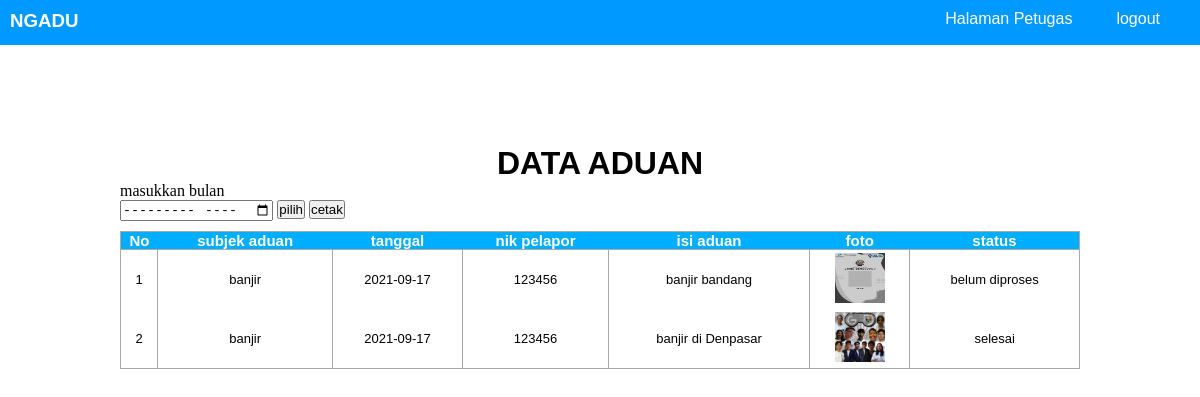
The page /public/Petugas/laporan (signed in) on the database its author committed.
### tables this page shows
CREATE TABLE `pengaduan` (
  `id_pengaduan` int(11) NOT NULL,
  `tgl_pengaduan` date NOT NULL,
  `nik` char(16) NOT NULL,
  `subjek` varchar(250) NOT NULL,
  `isi_laporan` text NOT NULL,
  `foto` varchar(255) NOT NULL,
  `status` enum('0','proses','selesai') NOT NULL
);

### App/Core/Controller.php (called while the page is built, shortened)
<?php
class Controller{
    public function view($view,$data = []){
        require_once '../App/View/'.$view.'.php';
    }
    public function model($model){
        return new $model;
    }
}
?>

### App/Controller/Petugas.php (called while the page is built, shortened)
<?php
class Petugas extends Controller{
    public function laporan(){
        $data['pengaduan'] = $this->model("Pengaduan_model")->ambilpengaduan();
        $this->view('Petugas/laporan',$data);
    }
}
?>

### App/Core/App.php (called while the page is built, shortened)
<?php
Class App{
    protected $method = 'index';
    protected $param = [];
    public function __construct(){
        $url = $this->parseurl();
        if(file_exists('../App/Controller/'.$url[0].'.php')){
            unset($url[0]);
        }
        $this->controller = new $this->controller;
        if(isset($url[1])){
            if(method_exists($this->controller,$url[1])){
                $this->method = $url[1];
            }
        }
        call_user_func_array([$this->controller,$this->method],$this->param);
    }
    public function parseurl(){
        if(isset($_GET['url'])){
            $url = rtrim($_GET['url'],'/');
            $url = filter_var($url,FILTER_SANITIZE_URL);
            $url = explode('/',$url);
            return $url;
        }
    }
}
?>

### Public/index.php (called while the page is built, shortened)
<?php
$App = new App;
?>

### App/Core/Database.php (called while the page is built, shortened)
<?php
class Database {
    private $host = DB_HOST;
    private $name = DB_NAME;
    private $user = DB_USER;
    private $pass = DB_PASS;
    private $db;
    private $stmt;
    public function __construct(){
        $dsn = "mysql:host=".$this->host.";dbname=".$this->name;
        $options = [
            PDO::ATTR_PERSISTENT => true,
            PDO::ATTR_ERRMODE => PDO::ERRMODE_EXCEPTION
        ];
        try{
            $this->db = new PDO($dsn, $this->user, $this->pass, $options);
        }
        catch(PDOException $e){
            die($e->getMessage());
        }
    }
    public function query($query){
        $this->db->beginTransaction();
        $this->stmt = $this->db->prepare($query);
        try{
            $this->db->commit();
        }
        catch(PDOException $e){
            $this->db->rollback();
            die($e->getMessage());
        }
    }
    public function execute(){
        $this->stmt->execute();
    }
    public function ResultSet(){
        $this->execute();
        return $this->stmt->fetchALL(PDO::FETCH_ASSOC);
    }
}
?>

### App/Model/Pengaduan_model.php (called while the page is built, shortened)
<?php
class Pengaduan_model{
    private $db;
    public function __construct(){
        $this->db = new Database;
    }
    public function ambilpengaduan(){
        $this->db->query("call `ambil_pengaduan`()");
        return $this->db->ResultSet();
    }
    }
?>

### App/View/Petugas/laporan.php (the view, shortened to what this page needs)
<!DOCTYPE html>
<html lang="en">
<head>
    <link rel="stylesheet" href="<?=BASEURL;?>/Asset/css/indexTanggapan.css">
</head>
<body>
<div class="header">
    <h3>NGADU</h3>
    <nav>
        <ul>
            <li><a href="<?=BASEURL.'/Petugas'?>">Halaman Petugas</a></li>
            <li><a href="<?=BASEURL.'/Petugas/logout/'?>">logout</a></li>
        </ul>
    </nav>
</div>
<div class="latar">
<center><h1>DATA ADUAN</h1></center>
<form class="pilih-bulan" method ="POST">
    <label for="bulan">masukkan bulan</label><br>
    <input type="month" name="bulan" value="<?=isset($_POST['bulan']) ? $_POST['bulan'] :''?>">
    <button type="submit" formaction="<?=BASEURL.'/Petugas/pilihan'?>">pilih</button>
    <button type="submit" formmethod="POST" formaction="<?=BASEURL.'/Petugas/cetak'?>">cetak</button>
</form>
<table class="paleBlueRows">
<thead>
        <tr>
            <th>No</th>
            <th>subjek aduan</th>
            <th>tanggal</th>
            <th>nik pelapor</th>
            <th>isi aduan</th>
            <th>foto</th>
            <th>status</th>
        </tr>
</thead>
<tbody>
<?php $x=0; foreach($data['pengaduan'] as $pd) :?>
        <tr>
            <td><?= ++$x?></td>
            <td><?= $pd['subjek']?></td>
            <td><?= $pd['tgl_pengaduan']?></td>
            <td><?= $pd['nik']?></td>
            <td><?= $pd['isi_laporan']?></td>
            <td><img style = "width:50px; height:50px" src="<?=BASEURL.'/Asset/image/'.$pd['foto']; ?>"></td>
            <?php if($pd['status'] == '0') {?>
            <td>belum diproses</td>
            <?php }else {?>
            <td><?= $pd['status']?></td>
            <?php }?>
        </tr>
        <?php endforeach;?>
</tbody>
</table>
</div>
</body>
</html>

### Public/Asset/css/indexTanggapan.css (style rules this page uses)
* { padding: 0; margin: 0; }
.header { background-color: rgb(0, 153, 255); padding-top: 10px; padding-left: 10px; padding-bottom: 5px; height: 30px; }
h3 { color: white; float: left; font-family: Verdana, Geneva, Tahoma, sans-serif; }
nav ul { float: right; }
nav li { display: inline; }
nav li a { color: white; margin-right: 40px; text-decoration: none; font-family: Verdana, Geneva, Tahoma, sans-serif; }
.latar { margin-top: 100px; height: 100vh; }
.latar h1 { font-family: Verdana, Geneva, Tahoma, sans-serif; }
table.paleBlueRows { font-family: Arial, Helvetica, sans-serif; margin: auto; width: 80%; text-align: center; border-collapse: collapse; }
table.paleBlueRows td { border-right: 1px solid #AAAAAA; border-left: 1px solid #AAAAAA; padding: 3px 2px; }
table.paleBlueRows { border-bottom: 1px solid #AAAAAA; border-right: 1px solid #AAAAAA; border-left: 1px solid #AAAAAA; border-top: 1px solid #AAAAAA; }
table.paleBlueRows tbody td { font-size: 13px; }
table.paleBlueRows thead { background: #00aeff; border-bottom: 1px solid #AAAAAA; }
table.paleBlueRows thead th { font-size: 15px; font-weight: bold; color: #FFFFFF; text-align: center; }
.pilih-bulan { margin-left: 10%; margin-bottom: 10px; }

### rows shown on the page
pengaduan: subjek "banjir", tgl_pengaduan "2021-09-17", nik "123456", isi_laporan "banjir bandang", foto (picture), status "belum diproses"
pengaduan: subjek "banjir", tgl_pengaduan "2021-09-17", nik "123456", isi_laporan "banjir di Denpasar", foto (picture), status "selesai"
